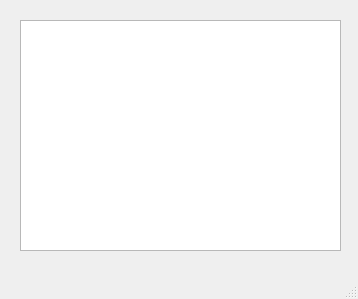
<?xml version="1.0" encoding="UTF-8"?>
<ui version="4.0">
 <class>MainWindow</class>
 <widget class="QMainWindow" name="MainWindow">
  <property name="geometry">
   <rect>
    <x>0</x>
    <y>0</y>
    <width>358</width>
    <height>299</height>
   </rect>
  </property>
  <property name="windowTitle">
   <string>MainWindow</string>
  </property>
  <widget class="QWidget" name="centralwidget">
   <widget class="QPlainTextEdit" name="plainTextEdit">
    <property name="geometry">
     <rect>
      <x>20</x>
      <y>20</y>
      <width>321</width>
      <height>231</height>
     </rect>
    </property>
   </widget>
  </widget>
  <widget class="QMenuBar" name="menubar">
   <property name="geometry">
    <rect>
     <x>0</x>
     <y>0</y>
     <width>358</width>
     <height>22</height>
    </rect>
   </property>
  </widget>
  <widget class="QStatusBar" name="statusbar"/>
 </widget>
 <resources/>
 <connections/>
</ui>
